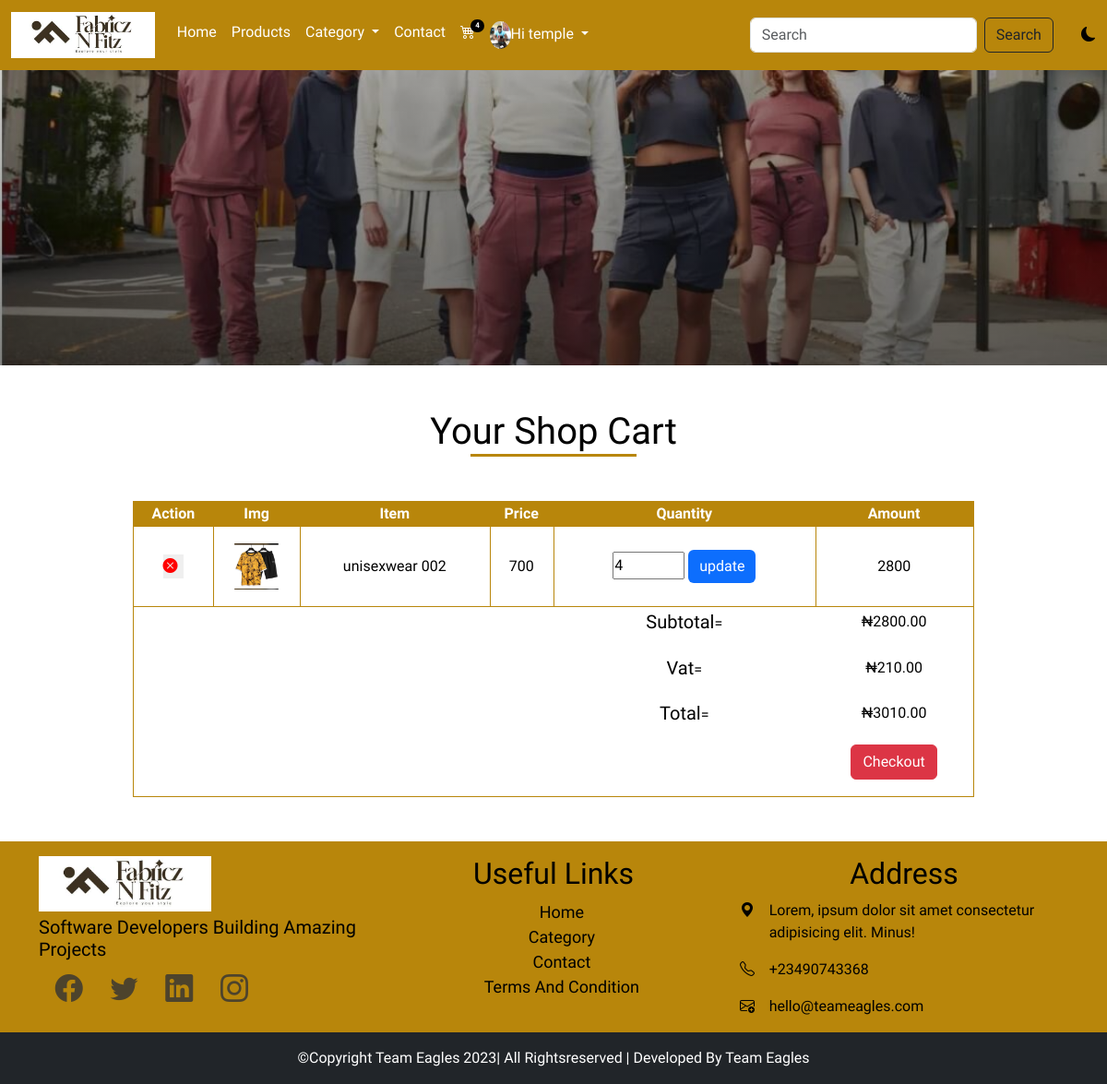
Screenshot of /cart (signed in) with the database file from the repository.
### main/models.py (models this page shows, shortened)
class AppInfo(models.Model):
    appname = models.CharField(max_length=50)
    logo = models.ImageField(upload_to = 'logo')
    banner = models.ImageField(upload_to='banner')
    carousel1 = models.ImageField(upload_to='carousel1')
    carousel2 = models.ImageField(upload_to='carousel2')
    carousel3 = models.ImageField(upload_to='carousel3')

class Customer(models.Model):
    user = models.OneToOneField(User, on_delete=models.CASCADE)
    first_name =models.CharField(max_length=100)
    last_name =models.CharField(max_length=100)
    phone =models.CharField(max_length=20)
    address =models.CharField(max_length=100)
    email =models.EmailField(max_length=104)
    pix =models.ImageField(upload_to='profilepix')
    joined = models.DateTimeField(auto_now_add=True)

class Cart(models.Model):
    user = models.ForeignKey(User, on_delete=models.CASCADE)
    product = models.ForeignKey(Product, on_delete=models.CASCADE)
    price = models.IntegerField()
    quantity =models.IntegerField()
    amount = models.CharField(max_length=50)
    paid = models.BooleanField()

class Product(models.Model):
    type = models.ForeignKey(Category, on_delete=models.CASCADE)
    name = models.CharField(max_length=50)
    slug = models.SlugField(unique=True)
    img = models.ImageField(upload_to='product')
    price = models.IntegerField()
    description = models.TextField()
    size = models.CharField(max_length=50, blank=True, null=True)
    popular = models.BooleanField(default=False)
    featured = models.BooleanField(default = False)
    upload = models.DateTimeField(auto_now_add=True)

### main/views.py (the view)
# urls.py: path('cart',views.cart,name='cart'),
@login_required(login_url='signin')
def cart(request):
    cart = Cart.objects.filter(user__username=request.user.username,paid=False)
    for item in cart:
        item.amount = item.price * item.quantity
        item.save()
    subtotal = 0
    vat = 0
    total = 0
    for item in cart:
        subtotal += item.amount
        vat = 0.075 * subtotal
        total = subtotal + vat
    context = {
        'cart': cart,
        'subtotal': subtotal,
        'vat': vat,
        'total': total
    }
    return render(request,'cart.html',context)

### main/context_processor.py (called while the page is built)
def feature(request):
    info = AppInfo.objects.get(pk=1)
    categ = Category.objects.all()
    context = {
        'info':info,
        'categ':categ
    }
    return context

def cartcount(request):
    cart = Cart.objects.filter(user__username = request.user.username, paid=False)
    itemcount = 0
    for item in cart:
        itemcount += item.quantity
    context = {
        'itemcount': itemcount
    }
    return context

### main/templates/cart.html (shortened to what this page needs)
{% extends 'base.html' %}
{% block header %}{% include 'header.html' %} {% endblock header %}
{% block banner %} {% include 'banner.html' %}{% endblock banner %}
{% block content %}
<div class="container mt-5 mb-5">
  <h1 class="text-center text-capitalize title">your shop cart</h1>
  <div class="row mt-5 cart">
    <table>
      <thead>
        <th>action</th>
        <th>img</th>
        <th>item</th>
        <th>price</th>
        <th>quantity</th>
        <th>amount</th>
      </thead>
      <tbody>
        {% for item in cart %}
        <tr class="item">
          <form action="{% url 'delete' %}" method="POST">
            <td>
              <button type="submit"><i class="bi bi-x-circle-fill"></i>
              </button>
            </td>
          </form>
          <td><img src="{{item.product.img.url}}" alt="" ></td>
          <td>{{item.product.name}}</td>
          <td>{{item.price}}</td>
          <td>
           <form action="{% url 'update' %}" method="POST">
            <input type="number" name="quant" value="{{item.quantity}}" min="1" max="10">
            <button type="submit" class="btn btn-primary">update</button>
           </form>
          </td>
          <td>{{item.amount}}</td>
        </tr>
        {% endfor %}
        <tr class="subtot">
          <td></td>
          <td></td>
          <td></td>
          <td></td>
          <td><span>subtotal</span>=</td>
          <td>₦{{subtotal|floatformat:2}}</td>
        </tr>
        <tr class="subtot">
          <td></td>
          <td></td>
          <td></td>
          <td></td>
          <td><span>vat</span>=</td>
          <td>₦{{vat|floatformat:2}}</td>
        </tr>
        <tr class="subtot">
          <td></td>
          <td></td>
          <td></td>
          <td></td>
          <td><span>total</span>=</td>
          <td>₦{{total|floatformat:2}}</td>
        </tr>
        <tr class="subtot">
          <td></td>
          <td></td>
          <td></td>
          <td></td>
          <td></td>
          <td><a href="{% url 'checkout' %}"><button class="btn btn-danger">checkout</button></a></td>
        </tr>
      </tbody>
    </table>
  </div>
</div>
{% endblock content %}
{% block footer %}{% include 'footer.html' %}{% endblock footer %}

### main/templates/header.html (shortened to what this page needs)
<nav class="navbar navbar-expand-lg sticky-top">
    <div class="container-fluid">
      <a class="navbar-brand" href="#"
        ><img src="{{info.logo.url}}" alt="" style="height: 50px"
      /></a>
      <div class="collapse navbar-collapse" id="navbarSupportedContent">
        <ul class="navbar-nav me-auto mb-2 mb-lg-0">
          {% if user.is_authenticated %}
          <li class="nav-item">
            <a class="nav-link" aria-current="page" href="{% url 'home' %}">Home</a>
          </li>
          <li class="nav-item">
            <a class="nav-link" href="{% url 'products' %}">Products</a>
          </li>
          <li class="nav-item dropdown">
            <a
              class="nav-link dropdown-toggle"
              href="#"
              role="button"
              data-bs-toggle="dropdown"
              aria-expanded="false"
            >
              Category
            </a>
          </li>
          <li class="nav-item">
            <a class="nav-link" href="{% url 'contact' %}">Contact</a>
          </li>
          <li class="nav-item">
            <a class="nav-link" href="{% url 'cart' %}">
            <div class="wrapper">
              <i class="bi bi-cart4"></i>
              <span class="badge">{{itemcount}}</span>
            </div>
            </a>
          </li>
          <li class="nav-item dropdown">
            <a
              class="nav-link dropdown-toggle"
              href="#"
              role="button"
              data-bs-toggle="dropdown"
              aria-expanded="false"
            >
            {% if user.customer %}
            <img src="{{user.customer.pix.url}}" style="height: 30px;" alt="" /><span>Hi {{user.username}}</span>
            {% endif %}
            </a>
          </li>
          {% endif %}
        </ul>
        <form action="{% url 'search' %}" method="POST" class="d-flex" role="search">
          <input
            class="form-control me-2"
            name="item"
            type="search"
            placeholder="Search"
            aria-label="Search"
          />
          <button type="submit" class="btn btn-outline-dark" type="submit">Search</button>
        </form>
        <div class="david">
          <i class="bi bi-moon-fill"></i>
        </div>
      </div>
    </div>
  </nav>

### main/templates/footer.html
<footer>
    <div class="container">
      <div class="row fitem pt-3 ">
        <div class="col-6 col-lg-4 fadd">
          <img src="{{info.logo.url}}" style="height: 60px;" alt="">
          <h3>software developers building amazing projects</h3>
          <ul class="list-unstyled">
            <li class="list-inline-item"><i class="bi bi-facebook"></i></li>
            <li class="list-inline-item"><i class="bi bi-twitter"></i></li>
            <li class="list-inline-item"><i class="bi bi-linkedin"></i></li>
            <li class="list-inline-item"><i class="bi bi-instagram"></i></li>
          </ul>
        </div>
        <div class="col-6 col-lg-4 flink">
          <h2 class="text-center text-capitalize">useful links</h2>
          <ul class="list-unstyled">
            <li><a href="">home</a></li>
            <li><a href="">category</a></li>
            <li><a href="">contact</a></li>
            <li><a href="">terms and condition</a></li>
          </ul>
        </div>
        <div class="col-12 col-lg-4 fadd">
          <h2 class="text-center text-capitalize">address</h2>
          <div class="row">
            <div class="col-1">
              <i class="bi bi-geo-alt-fill"></i>
            </div>
            <div class="col-11">
              <p>Lorem, ipsum dolor sit amet consectetur adipisicing elit. Minus!</p>
            </div>
          </div>
          <div class="row">
            <div class="col-1">
              <i class="bi bi-telephone"></i>
            </div>
            <div class="col-11">
              <p>+23490743368</p>
            </div>
          </div>
          <div class="row">
            <div class="col-1">
              <i class="bi bi-envelope-plus"></i>
            </div>
            <div class="col-11">
              <p>hello@teameagles.com</p>
            </div>
          </div>
        </div>
      </div>
    </div>
    <div class="container-fluid">
      <div class="row bg-dark">
        <p class="text-white text-center text-capitalize pt-3">&copy;copyright team eagles 2023| all rightsreserved | developed by team eagles</p>
      </div>
    </div>
  </footer>

### main/static/css/style.css (style rules this page uses)
* { padding-inline-start: 0%; margin: 0%; box-sizing: border-box; }
.navbar { background-color: darkgoldenrod; }
.navbar-nav a { color: white; }
.wrapper { position: relative; }
.wrapper span { position: absolute; top: -2px; right: -10px; background-color: black; font-size: 8px; border-radius: 50px; }
.nav-item img { border-radius: 50%; }
.david { margin-left: 3%; cursor: pointer; }
:root { --bg:white; --icon:black; --text: black; }
body { background: var(--bg) !important; color: var(--text) !important; overflow-y: hidden; font-family: 'Alkatra', cursive; }
.title::after { content:''; display: block; width: 180px; height: 3px; background-color: darkgoldenrod; margin-left: auto; margin-right: auto; }
footer { background-color: darkgoldenrod; }
.fitem h3 { font-size: 20px; text-transform: capitalize; margin-top: 5px; }
.fitem ul i { font-size: 30px; color: rgb(77, 67, 44); }
.fitem li { padding-left: 5%; }
.flink { text-align: center; }
.flink a { text-decoration: none; text-transform: capitalize; color: black; font-size: 18px; font-weight: 500; }
.cart table { width: 80%; margin-left: 10%; margin-right: 10%; border: 1px solid darkgoldenrod; text-align: center; }
.cart thead { background-color: darkgoldenrod; text-transform: capitalize; color: white; }
.cart i { color: red; }
.item td { padding-top: 2%; padding-bottom: 2%; font-weight: 500; border: 1px solid darkgoldenrod; }
.item td button { border: none; }
.item img { transition: 1s; cursor: pointer; height: 50px; }
.subtot td { padding-bottom: 2%; font-weight: 500; }
.subtot span { font-size: 20px; text-transform: capitalize; font-weight: 500; }
.subtot button { text-transform: capitalize; }

### rows the page displays
AppInfo: logo (picture)
Cart: product.img (picture), product.name "unisexwear 002", price "700", quant "4", amount "2800"

### other values shown
{{ itemcount }} "4"
{{ user.username }} "temple"
{{ subtotal|floatformat:2 }} "2800.00"
{{ vat|floatformat:2 }} "210.00"
{{ total|floatformat:2 }} "3010.00"
